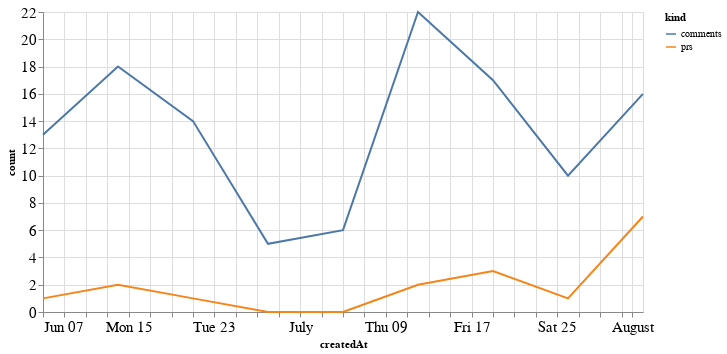

The cell this chart's notebook holds for it:
### Code cell
alt.Chart(total_time, width=600).mark_line().encode(
    x='createdAt',
    y='count',
    color='kind'
)

### Figure 1 — Vega-Lite specification as saved in the notebook (floating-point values rounded to 4 significant figures)
{"config": {"axisLeft": {"labelFontSize": 15}, "axisBottom": {"labelFontSize": 15}}, "data": {"name": "data-ebcc3640d31c890864d188dcaed55960"}, "mark": "line", "encoding": {"color": {"type": "nominal", "field": "kind"}, "x": {"type": "temporal", "field": "createdAt"}, "y": {"type": "quantitative", "field": "count"}}, "width": 600, "$schema": "https://vega.github.io/schema/vega-lite/v4.8.1.json", "datasets": {"data-ebcc3640d31c890864d188dcaed55960": [{"createdAt": "2020-06-07T00:00:00", "kind": "prs", "count": 1}, {"createdAt": "2020-06-14T00:00:00", "kind": "prs", "count": 2}, {"createdAt": "2020-06-21T00:00:00", "kind": "prs", "count": 1}, {"createdAt": "2020-06-28T00:00:00", "kind": "prs", "count": 0}, {"createdAt": "2020-07-05T00:00:00", "kind": "prs", "count": 0}, {"createdAt": "2020-07-12T00:00:00", "kind": "prs", "count": 2}, {"createdAt": "2020-07-19T00:00:00", "kind": "prs", "count": 3}, {"createdAt": "2020-07-26T00:00:00", "kind": "prs", "count": 1}, {"createdAt": "2020-08-02T00:00:00", "kind": "prs", "count": 7}, {"createdAt": "2020-06-07T00:00:00", "kind": "comments", "count": 13}, {"createdAt": "2020-06-14T00:00:00", "kind": "comments", "count": 18}, {"createdAt": "2020-06-21T00:00:00", "kind": "comments", "count": 14}, {"createdAt": "2020-06-28T00:00:00", "kind": "comments", "count": 5}, {"createdAt": "2020-07-05T00:00:00", "kind": "comments", "count": 6}, {"createdAt": "2020-07-12T00:00:00", "kind": "comments", "count": 22}, {"createdAt": "2020-07-19T00:00:00", "kind": "comments", "count": 17}, {"createdAt": "2020-07-26T00:00:00", "kind": "comments", "count": 10}, {"createdAt": "2020-08-02T00:00:00", "kind": "comments", "count": 16}]}}
